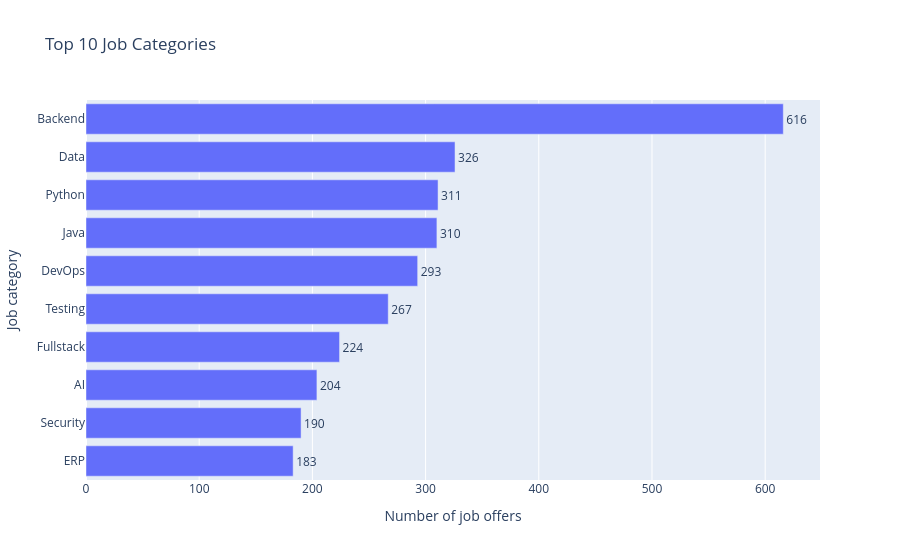

Notebook cell for this chart:
### Code cell
top_10_categories = (
    top_categories_exploded
    .head(10)
    .sort_values(
        "job_offers",
        ascending=True
    )
)

fig = px.bar(
    top_10_categories,
    x="job_offers",
    y="category",
    orientation="h",
    text="job_offers",
    title="Top 10 Job Categories",
    labels={
        "job_offers": "Number of job offers",
        "category": "Job category"
    }
)

fig.update_traces(
    textposition="outside"
)

fig.update_layout(
    showlegend=False
)

fig.show()

### Figure 1 — Plotly figure (JSON) as saved in the notebook; plotly's stock layout.template omitted (floating-point values rounded to 4 significant figures)
{"data": [{"hovertemplate": "Number of job offers=%{text}<br>Job category=%{y}<extra></extra>", "legendgroup": "", "marker": {"color": "#636efa", "pattern": {"shape": ""}}, "name": "", "orientation": "h", "showlegend": false, "text": [183.0, 190.0, 204.0, 224.0, 267.0, 293.0, 310.0, 311.0, 326.0, 616.0], "textposition": "outside", "type": "bar", "x": [183, 190, 204, 224, 267, 293, 310, 311, 326, 616], "xaxis": "x", "y": ["ERP", "Security", "AI", "Fullstack", "Testing", "DevOps", "Java", "Python", "Data", "Backend"], "yaxis": "y"}], "layout": {"barmode": "relative", "legend": {"tracegroupgap": 0}, "showlegend": false, "title": {"text": "Top 10 Job Categories"}, "xaxis": {"anchor": "y", "domain": [0, 1], "title": {"text": "Number of job offers"}}, "yaxis": {"anchor": "x", "domain": [0, 1], "title": {"text": "Job category"}}}}
